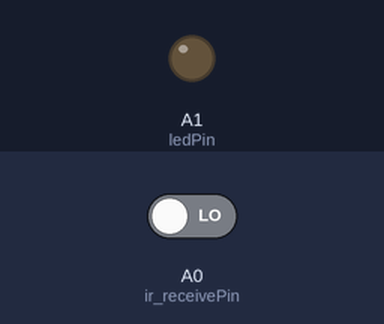
The sketch below on a simulated Arduino Uno, built with avr-gcc and run on an emulated ATmega328P. Parts: output pins drawn as LEDs (lit = HIGH). The inputs (shaded band) are chosen by the test bench; at power-on: A0 (ir_receivePin) LOW.

Above: at 1.2 s.
1.3 s: A0 (ir_receivePin) driven HIGH
At 1.6 s:
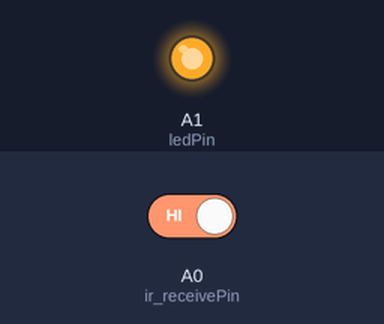
2.8 s: A0 (ir_receivePin) driven LOW
At 3.9 s:
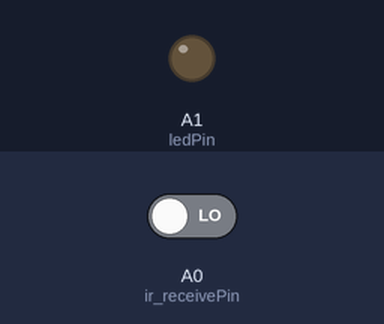
Timing chart, 0 to 5.8 s (numbered marks = the images above; inputs shaded):
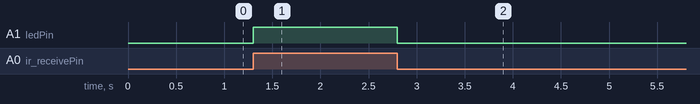

Measured:
- after the input at 1.3 s, A1 (ledPin): LOW → HIGH at once
- after the input at 2.8 s, A1 (ledPin): HIGH → LOW at once

The sketch:

ir_receive.ino
```cpp
//
// FaBo Brick Sample
//
// brick_analog_ir_receive
//

int ir_receivePin = A0;
int ledPin = A1;

int irState = 0;

void setup() {
  pinMode(ir_receivePin, INPUT);
  pinMode(ledPin, OUTPUT);
}

void loop() {
  irState = digitalRead(ir_receivePin);

  if (irState == HIGH) {
    digitalWrite(ledPin, HIGH);
  }
  else {
    digitalWrite(ledPin, LOW);
  }

}
```
